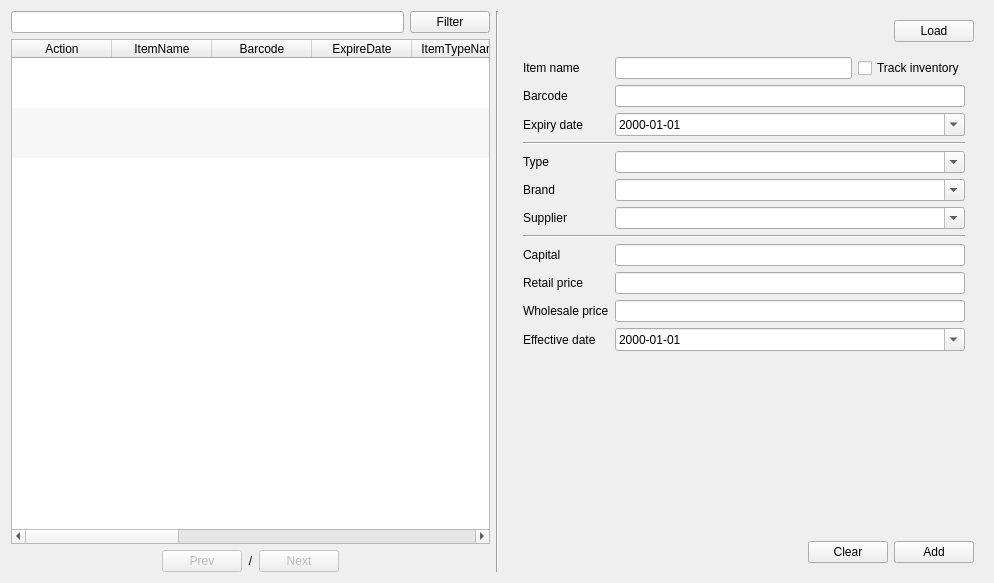
<?xml version="1.0" encoding="UTF-8"?>
<ui version="4.0">
 <class>FormManageProduct</class>
 <widget class="QWidget" name="FormManageProduct">
  <property name="geometry">
   <rect>
    <x>0</x>
    <y>0</y>
    <width>994</width>
    <height>583</height>
   </rect>
  </property>
  <property name="windowTitle">
   <string>Manage product</string>
  </property>
  <layout class="QHBoxLayout" name="horizontalLayout_6">
   <item>
    <layout class="QVBoxLayout" name="verticalLayout">
     <item>
      <layout class="QHBoxLayout" name="horizontalLayout">
       <item>
        <widget class="QLineEdit" name="lineEditFilter"/>
       </item>
       <item>
        <widget class="QPushButton" name="pushButtonFilter">
         <property name="text">
          <string>Filter</string>
         </property>
        </widget>
       </item>
      </layout>
     </item>
     <item>
      <widget class="QTableWidget" name="tableWidgetData">
       <property name="editTriggers">
        <set>QAbstractItemView::NoEditTriggers</set>
       </property>
       <property name="alternatingRowColors">
        <bool>true</bool>
       </property>
       <property name="selectionBehavior">
        <enum>QAbstractItemView::SelectRows</enum>
       </property>
       <property name="verticalScrollMode">
        <enum>QAbstractItemView::ScrollPerPixel</enum>
       </property>
       <property name="horizontalScrollMode">
        <enum>QAbstractItemView::ScrollPerPixel</enum>
       </property>
       <property name="showGrid">
        <bool>false</bool>
       </property>
       <property name="gridStyle">
        <enum>Qt::SolidLine</enum>
       </property>
       <property name="sortingEnabled">
        <bool>false</bool>
       </property>
       <property name="wordWrap">
        <bool>false</bool>
       </property>
       <attribute name="horizontalHeaderStretchLastSection">
        <bool>false</bool>
       </attribute>
       <attribute name="verticalHeaderVisible">
        <bool>false</bool>
       </attribute>
       <attribute name="verticalHeaderDefaultSectionSize">
        <number>50</number>
       </attribute>
       <attribute name="verticalHeaderMinimumSectionSize">
        <number>30</number>
       </attribute>
       <row>
        <property name="text">
         <string>New Row</string>
        </property>
       </row>
       <row>
        <property name="text">
         <string>New Row</string>
        </property>
       </row>
       <row>
        <property name="text">
         <string>New Row</string>
        </property>
       </row>
       <column>
        <property name="text">
         <string>Action</string>
        </property>
       </column>
       <column>
        <property name="text">
         <string>ItemName</string>
        </property>
       </column>
       <column>
        <property name="text">
         <string>Barcode</string>
        </property>
       </column>
       <column>
        <property name="text">
         <string>ExpireDate</string>
        </property>
       </column>
       <column>
        <property name="text">
         <string>ItemTypeName</string>
        </property>
       </column>
       <column>
        <property name="text">
         <string>BrandName</string>
        </property>
       </column>
       <column>
        <property name="text">
         <string>SupplierName</string>
        </property>
       </column>
       <column>
        <property name="text">
         <string>SalesGroupName</string>
        </property>
       </column>
       <column>
        <property name="text">
         <string>Capital</string>
        </property>
       </column>
       <column>
        <property name="text">
         <string>Price</string>
        </property>
       </column>
       <column>
        <property name="text">
         <string>Discount</string>
        </property>
       </column>
       <column>
        <property name="text">
         <string>EffectiveDate</string>
        </property>
       </column>
       <column>
        <property name="text">
         <string>PromoName</string>
        </property>
       </column>
       <column>
        <property name="text">
         <string>UpdateTs</string>
        </property>
       </column>
      </widget>
     </item>
     <item>
      <layout class="QHBoxLayout" name="horizontalLayout_2">
       <item>
        <spacer name="horizontalSpacer">
         <property name="orientation">
          <enum>Qt::Horizontal</enum>
         </property>
         <property name="sizeHint" stdset="0">
          <size>
           <width>40</width>
           <height>20</height>
          </size>
         </property>
        </spacer>
       </item>
       <item>
        <widget class="QPushButton" name="pushButtonPrev">
         <property name="enabled">
          <bool>false</bool>
         </property>
         <property name="text">
          <string>Prev</string>
         </property>
        </widget>
       </item>
       <item>
        <widget class="QLabel" name="labelPageIndicator">
         <property name="text">
          <string>&lt;CurrentPage&gt;/&lt;TotalPage&gt;</string>
         </property>
         <property name="alignment">
          <set>Qt::AlignCenter</set>
         </property>
        </widget>
       </item>
       <item>
        <widget class="QPushButton" name="pushButtonNext">
         <property name="enabled">
          <bool>false</bool>
         </property>
         <property name="text">
          <string>Next</string>
         </property>
        </widget>
       </item>
       <item>
        <spacer name="horizontalSpacer_2">
         <property name="orientation">
          <enum>Qt::Horizontal</enum>
         </property>
         <property name="sizeHint" stdset="0">
          <size>
           <width>40</width>
           <height>20</height>
          </size>
         </property>
        </spacer>
       </item>
      </layout>
     </item>
    </layout>
   </item>
   <item>
    <widget class="Line" name="line">
     <property name="orientation">
      <enum>Qt::Vertical</enum>
     </property>
    </widget>
   </item>
   <item>
    <widget class="QFrame" name="frameRegister">
     <property name="maximumSize">
      <size>
       <width>16777215</width>
       <height>16777215</height>
      </size>
     </property>
     <layout class="QVBoxLayout" name="verticalLayout_2">
      <property name="leftMargin">
       <number>9</number>
      </property>
      <property name="topMargin">
       <number>9</number>
      </property>
      <property name="rightMargin">
       <number>9</number>
      </property>
      <property name="bottomMargin">
       <number>9</number>
      </property>
      <item>
       <layout class="QHBoxLayout" name="horizontalLayout_5">
        <item>
         <spacer name="horizontalSpacer_4">
          <property name="orientation">
           <enum>Qt::Horizontal</enum>
          </property>
          <property name="sizeHint" stdset="0">
           <size>
            <width>40</width>
            <height>20</height>
           </size>
          </property>
         </spacer>
        </item>
        <item>
         <widget class="QPushButton" name="pushButtonLoad">
          <property name="text">
           <string>Load</string>
          </property>
         </widget>
        </item>
       </layout>
      </item>
      <item>
       <widget class="QScrollArea" name="scrollArea">
        <property name="frameShape">
         <enum>QFrame::NoFrame</enum>
        </property>
        <property name="widgetResizable">
         <bool>true</bool>
        </property>
        <widget class="QWidget" name="scrollAreaWidgetContents">
         <property name="geometry">
          <rect>
           <x>0</x>
           <y>0</y>
           <width>462</width>
           <height>485</height>
          </rect>
         </property>
         <layout class="QFormLayout" name="formLayout">
          <item row="0" column="0">
           <widget class="QLabel" name="label">
            <property name="text">
             <string>Item name</string>
            </property>
           </widget>
          </item>
          <item row="0" column="1">
           <layout class="QHBoxLayout" name="horizontalLayout_7">
            <item>
             <widget class="QLineEdit" name="lineEditItemName"/>
            </item>
            <item>
             <widget class="QCheckBox" name="checkBoxTrackInventory">
              <property name="text">
               <string>Track inventory</string>
              </property>
             </widget>
            </item>
           </layout>
          </item>
          <item row="1" column="0">
           <widget class="QLabel" name="label_2">
            <property name="text">
             <string>Barcode</string>
            </property>
           </widget>
          </item>
          <item row="1" column="1">
           <widget class="QLineEdit" name="lineEditBarcode"/>
          </item>
          <item row="2" column="0">
           <widget class="QLabel" name="label_3">
            <property name="text">
             <string>Expiry date</string>
            </property>
           </widget>
          </item>
          <item row="2" column="1">
           <widget class="QDateEdit" name="dateEditExpireDate">
            <property name="displayFormat">
             <string>yyyy-MM-dd</string>
            </property>
            <property name="calendarPopup">
             <bool>true</bool>
            </property>
           </widget>
          </item>
          <item row="4" column="0">
           <widget class="QLabel" name="label_4">
            <property name="text">
             <string>Type</string>
            </property>
           </widget>
          </item>
          <item row="4" column="1">
           <widget class="QComboBox" name="comboBoxItemTypeName">
            <property name="editable">
             <bool>true</bool>
            </property>
            <property name="insertPolicy">
             <enum>QComboBox::NoInsert</enum>
            </property>
           </widget>
          </item>
          <item row="5" column="0">
           <widget class="QLabel" name="label_5">
            <property name="text">
             <string>Brand</string>
            </property>
           </widget>
          </item>
          <item row="5" column="1">
           <widget class="QComboBox" name="comboBoxBrandName">
            <property name="editable">
             <bool>true</bool>
            </property>
            <property name="insertPolicy">
             <enum>QComboBox::NoInsert</enum>
            </property>
           </widget>
          </item>
          <item row="6" column="0">
           <widget class="QLabel" name="label_6">
            <property name="text">
             <string>Supplier</string>
            </property>
           </widget>
          </item>
          <item row="6" column="1">
           <widget class="QComboBox" name="comboBoxSupplierName">
            <property name="editable">
             <bool>true</bool>
            </property>
            <property name="insertPolicy">
             <enum>QComboBox::NoInsert</enum>
            </property>
           </widget>
          </item>
          <item row="8" column="0">
           <widget class="QLabel" name="label_10">
            <property name="text">
             <string>Capital</string>
            </property>
           </widget>
          </item>
          <item row="8" column="1">
           <widget class="QLineEdit" name="lineEditCapital">
            <property name="alignment">
             <set>Qt::AlignRight|Qt::AlignTrailing|Qt::AlignVCenter</set>
            </property>
           </widget>
          </item>
          <item row="9" column="0">
           <widget class="QLabel" name="label_8">
            <property name="text">
             <string>Retail price</string>
            </property>
           </widget>
          </item>
          <item row="9" column="1">
           <widget class="QLineEdit" name="lineEditRetailPrice">
            <property name="alignment">
             <set>Qt::AlignRight|Qt::AlignTrailing|Qt::AlignVCenter</set>
            </property>
           </widget>
          </item>
          <item row="10" column="0">
           <widget class="QLabel" name="label_11">
            <property name="text">
             <string>Wholesale price</string>
            </property>
           </widget>
          </item>
          <item row="10" column="1">
           <widget class="QLineEdit" name="lineEditWholesalePrice">
            <property name="alignment">
             <set>Qt::AlignRight|Qt::AlignTrailing|Qt::AlignVCenter</set>
            </property>
           </widget>
          </item>
          <item row="11" column="0">
           <widget class="QLabel" name="label_7">
            <property name="text">
             <string>Effective date</string>
            </property>
           </widget>
          </item>
          <item row="11" column="1">
           <widget class="QDateEdit" name="dateEditEffectiveDate">
            <property name="displayFormat">
             <string>yyyy-MM-dd</string>
            </property>
            <property name="calendarPopup">
             <bool>true</bool>
            </property>
           </widget>
          </item>
          <item row="3" column="0" colspan="2">
           <widget class="Line" name="line_2">
            <property name="orientation">
             <enum>Qt::Horizontal</enum>
            </property>
           </widget>
          </item>
          <item row="7" column="0" colspan="2">
           <widget class="Line" name="line_3">
            <property name="orientation">
             <enum>Qt::Horizontal</enum>
            </property>
           </widget>
          </item>
         </layout>
        </widget>
       </widget>
      </item>
      <item>
       <layout class="QHBoxLayout" name="horizontalLayout_3">
        <item>
         <spacer name="horizontalSpacer_3">
          <property name="orientation">
           <enum>Qt::Horizontal</enum>
          </property>
          <property name="sizeHint" stdset="0">
           <size>
            <width>40</width>
            <height>20</height>
           </size>
          </property>
         </spacer>
        </item>
        <item>
         <widget class="QPushButton" name="pushButtonClear">
          <property name="text">
           <string>Clear</string>
          </property>
         </widget>
        </item>
        <item>
         <widget class="QPushButton" name="pushButtonAdd">
          <property name="text">
           <string>Add</string>
          </property>
         </widget>
        </item>
       </layout>
      </item>
     </layout>
    </widget>
   </item>
  </layout>
 </widget>
 <resources/>
 <connections/>
</ui>
